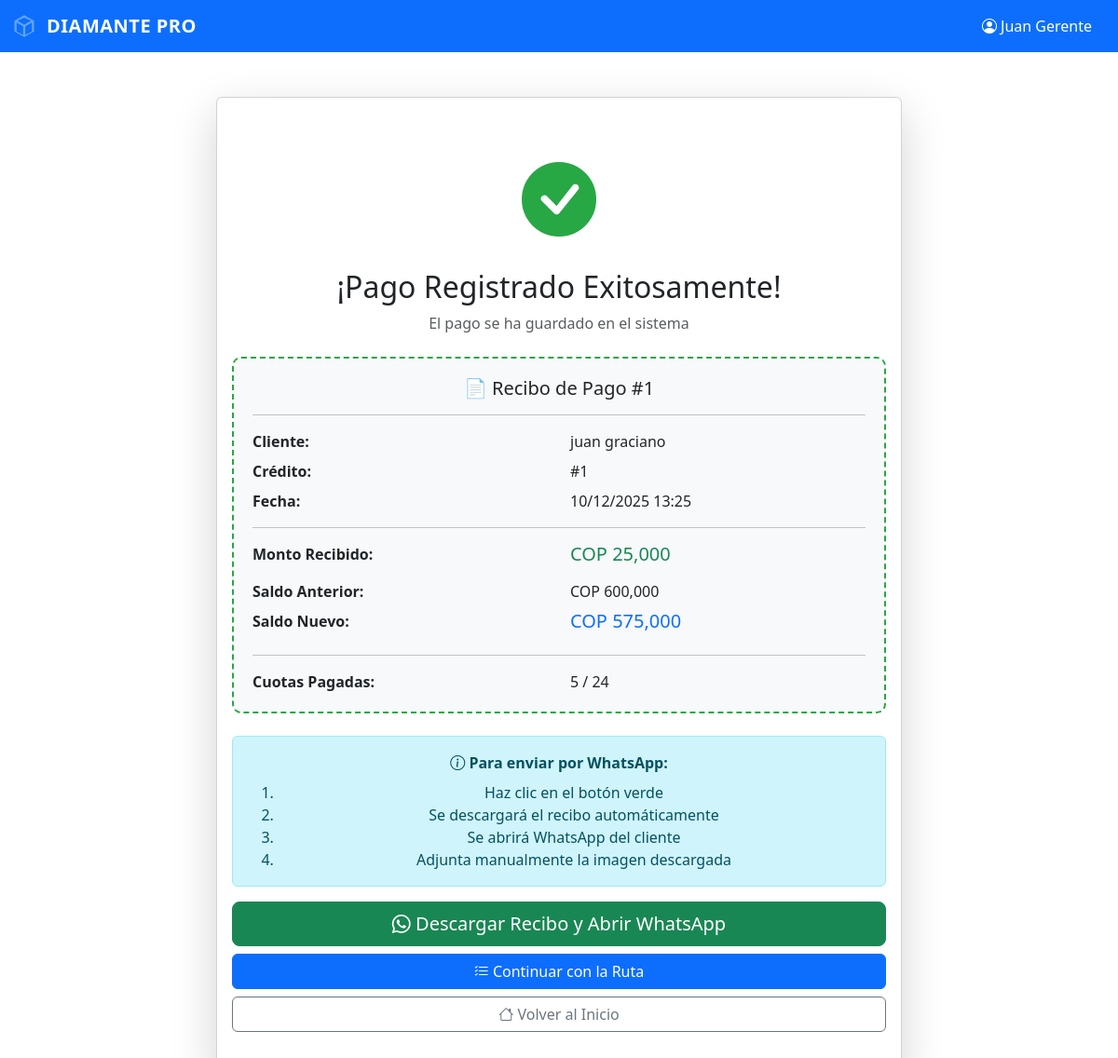
Screenshot of /cobro/exito/1 (signed in) with the database file from the repository.
### app/models.py (models this page shows)
class Pago(db.Model):
    __tablename__ = 'pagos'
    id = db.Column(db.Integer, primary_key=True)
    prestamo_id = db.Column(db.Integer, db.ForeignKey('prestamos.id'), nullable=False)
    cobrador_id = db.Column(db.Integer, db.ForeignKey('usuarios.id'), nullable=False)
    monto = db.Column(db.Float, nullable=False)
    numero_cuotas_pagadas = db.Column(db.Integer, default=1)
    saldo_anterior = db.Column(db.Float, nullable=False)
    saldo_nuevo = db.Column(db.Float, nullable=False)
    fecha_pago = db.Column(db.DateTime, default=datetime.utcnow)
    observaciones = db.Column(db.String(500))
    tipo_pago = db.Column(db.String(20), default='NORMAL')  # NORMAL, ABONO, COMPLETO
    prestamo = db.relationship('Prestamo', backref='pagos')
    cobrador = db.relationship('Usuario', backref='pagos_realizados')

class Cliente(db.Model):
    __tablename__ = 'clientes'
    id = db.Column(db.Integer, primary_key=True)
    nombre = db.Column(db.String(100), nullable=False)
    documento = db.Column(db.String(20), unique=True, nullable=False)
    documento_negocio = db.Column(db.String(30))
    telefono = db.Column(db.String(20), nullable=False)
    whatsapp_codigo_pais = db.Column(db.String(5), default='57')  # Código de país para WhatsApp
    whatsapp_numero = db.Column(db.String(20))  # Número WhatsApp sin código de país
    direccion_negocio = db.Column(db.String(200))
    gps_latitud = db.Column(db.Float)
    gps_longitud = db.Column(db.Float)
    es_vip = db.Column(db.Boolean, default=False)
    fecha_registro = db.Column(db.DateTime, default=datetime.utcnow)
    @property
    def whatsapp_completo(self):
        if self.whatsapp_numero:
            return f"{self.whatsapp_codigo_pais}{self.whatsapp_numero}"
        return self.telefono  # Fallback al teléfono regular

class Prestamo(db.Model):
    __tablename__ = 'prestamos'
    id = db.Column(db.Integer, primary_key=True)
    cliente_id = db.Column(db.Integer, db.ForeignKey('clientes.id'), nullable=False)
    ruta_id = db.Column(db.Integer, db.ForeignKey('rutas.id'), nullable=False)  # Ahora se asocia a la ruta
    cobrador_id = db.Column(db.Integer, db.ForeignKey('usuarios.id'), nullable=True)  # Mantener por compatibilidad temporal
    monto_prestado = db.Column(db.Float, nullable=False)
    tasa_interes = db.Column(db.Float, default=0.20)  # 20% o 15% VIP
    monto_a_pagar = db.Column(db.Float, nullable=False)
    saldo_actual = db.Column(db.Float, nullable=False)
    valor_cuota = db.Column(db.Float, nullable=False)
    moneda = db.Column(db.String(3), default='COP')  # COP, USD, PEN, BRL, ARS
    frecuencia = db.Column(db.String(20), default='DIARIO')  # DIARIO, SEMANAL, QUINCENAL
    numero_cuotas = db.Column(db.Integer, nullable=False)
    cuotas_pagadas = db.Column(db.Integer, default=0)
    cuotas_atrasadas = db.Column(db.Integer, default=0)
    estado = db.Column(db.String(20), default='ACTIVO')  # ACTIVO, CANCELADO, MORA
    fecha_inicio = db.Column(db.DateTime, default=datetime.utcnow)
    fecha_fin_estimada = db.Column(db.DateTime)
    fecha_ultimo_pago = db.Column(db.DateTime)
    cliente = db.relationship('Cliente', backref='prestamos')
    ruta = db.relationship('Ruta', backref='prestamos')
    cobrador = db.relationship('Usuario', backref='prestamos_asignados')  # Mantener por compatibilidad

### app/routes.py (the view)
    @app.route('/cobro/exito/<int:pago_id>')
    def cobro_exito(pago_id):
        if 'usuario_id' not in session:
            return redirect(url_for('home'))
        pago = Pago.query.get_or_404(pago_id)
        prestamo = pago.prestamo
        cliente = prestamo.cliente
        fecha_formato = pago.fecha_pago.strftime('%d/%m/%Y %H:%M')
        mensaje = f"""RECIBO DE PAGO - DIAMANTE PRO

Credito: #{prestamo.id}
Cliente: {cliente.nombre}
Fecha: {fecha_formato}

Monto Recibido: {prestamo.moneda} {pago.monto:,.0f}
Saldo Anterior: {prestamo.moneda} {pago.saldo_anterior:,.0f}
Saldo Nuevo: {prestamo.moneda} {pago.saldo_nuevo:,.0f}

Cuotas Pagadas: {prestamo.cuotas_pagadas}/{prestamo.numero_cuotas}

Gracias por su pago!"""
        mensaje_encoded = mensaje.replace(' ', '%20').replace('\n', '%0A')
        whatsapp_url = f"https://wa.me/{cliente.whatsapp_completo}?text={mensaje_encoded}"
        return render_template('cobro_exito.html',
                             pago=pago,
                             prestamo=prestamo,
                             cliente=cliente,
                             whatsapp_url=whatsapp_url,
                             nombre=session.get('nombre'),
                             rol=session.get('rol'))

### app/templates/cobro_exito.html (shortened to what this page needs)
<!DOCTYPE html>
<html>
<head>
    <link href="https://cdn.jsdelivr.net/npm/bootstrap@5.3.0/dist/css/bootstrap.min.css" rel="stylesheet">
    <link rel="stylesheet" href="https://cdn.jsdelivr.net/npm/bootstrap-icons@1.11.0/font/bootstrap-icons.css">
</head>
<body>
    <nav class="navbar navbar-expand-lg navbar-dark bg-primary">
        <div class="container-fluid">
            <a class="navbar-brand" href="/dashboard" style="display: inline-flex; align-items: center; gap: 10px; font-weight: 600; letter-spacing: 0.5px;">
                <svg style="width: 28px; height: 28px; fill: #60a5fa;" viewBox="0 0 24 24" xmlns="http://www.w3.org/2000/svg">
                    <path d="M12 2L3 7v10l9 5 9-5V7l-9-5zm0 2.18L18.18 7 12 10.82 5.82 7 12 4.18zM5 8.82l6 3.5v7.86l-6-3.33V8.82zm8 11.36v-7.86l6-3.5v8.03l-6 3.33z"/>
                </svg>
                <span>DIAMANTE PRO</span>
            </a>
            <div class="d-flex align-items-center">
                <span class="text-white me-3">
                    <i class="bi bi-person-circle"></i> {{ nombre }}
                </span>
            </div>
        </div>
    </nav>
    <div class="container mt-5">
        <div class="row">
            <div class="col-md-8 offset-md-2">
                <div class="card shadow-lg">
                    <div class="card-body text-center py-5">
                        <i class="bi bi-check-circle-fill success-icon"></i>
                        <h2 class="mt-3">¡Pago Registrado Exitosamente!</h2>
                        <p class="text-muted">El pago se ha guardado en el sistema</p>
                        <div class="recibo-box text-start mt-4">
                            <h5 class="text-center mb-3">📄 Recibo de Pago #{{ pago.id }}</h5>
                            <hr>
                            <div class="row mb-2">
                                <div class="col-6"><strong>Cliente:</strong></div>
                                <div class="col-6">{{ cliente.nombre }}</div>
                            </div>
                            <div class="row mb-2">
                                <div class="col-6"><strong>Crédito:</strong></div>
                                <div class="col-6">#{{ prestamo.id }}</div>
                            </div>
                            <div class="row mb-2">
                                <div class="col-6"><strong>Fecha:</strong></div>
                                <div class="col-6">{{ pago.fecha_pago.strftime('%d/%m/%Y %H:%M') }}</div>
                            </div>
                            <hr>
                            <div class="row mb-2">
                                <div class="col-6"><strong>Monto Recibido:</strong></div>
                                <div class="col-6 text-success"><h5>{{ prestamo.moneda }} {{ "{:,.0f}".format(pago.monto) }}</h5></div>
                            </div>
                            <div class="row mb-2">
                                <div class="col-6"><strong>Saldo Anterior:</strong></div>
                                <div class="col-6">{{ prestamo.moneda }} {{ "{:,.0f}".format(pago.saldo_anterior) }}</div>
                            </div>
                            <div class="row mb-2">
                                <div class="col-6"><strong>Saldo Nuevo:</strong></div>
                                <div class="col-6 text-primary"><h5>{{ prestamo.moneda }} {{ "{:,.0f}".format(pago.saldo_nuevo) }}</h5></div>
                            </div>
                            <hr>
                            <div class="row">
                                <div class="col-6"><strong>Cuotas Pagadas:</strong></div>
                                <div class="col-6">{{ prestamo.cuotas_pagadas }} / {{ prestamo.numero_cuotas }}</div>
                            </div>
                        </div>
                        <div class="alert alert-info mt-4">
                            <i class="bi bi-info-circle"></i>
                            <strong>Para enviar por WhatsApp:</strong>
                            <ol class="mb-0 mt-2">
                                <li>Haz clic en el botón verde</li>
                                <li>Se descargará el recibo automáticamente</li>
                                <li>Se abrirá WhatsApp del cliente</li>
                                <li>Adjunta manualmente la imagen descargada</li>
                            </ol>
                        </div>
                        <div class="d-grid gap-2 mt-3">
                            <button onclick="descargarYAbrirWhatsApp()" class="btn btn-success btn-lg">
                                <i class="bi bi-whatsapp"></i> Descargar Recibo y Abrir WhatsApp
                            </button>
                            <a href="/cobro/lista" class="btn btn-primary">
                                <i class="bi bi-list-check"></i> Continuar con la Ruta
                            </a>
                            <a href="/dashboard" class="btn btn-outline-secondary">
                                <i class="bi bi-house"></i> Volver al Inicio
                            </a>
                        </div>
                    </div>
                </div>
            </div>
        </div>
    </div>
</body>
</html>

### app/templates/cobro_exito.html (style rules this page uses)
.success-icon { font-size: 5rem; color: #28a745; }
.recibo-box { background: #f8f9fa; padding: 20px; border-radius: 10px; border: 2px dashed #28a745; }

### rows the page displays
Pago: id "1", fecha_pago "10/12/2025 13:25", monto "25,000", saldo_anterior "600,000", saldo_nuevo "575,000"
Cliente: nombre "juan graciano"
Prestamo: id "1", moneda "COP", cuotas_pagadas "5", numero_cuotas "24"

### other values shown
{{ nombre }} "Juan Gerente"
